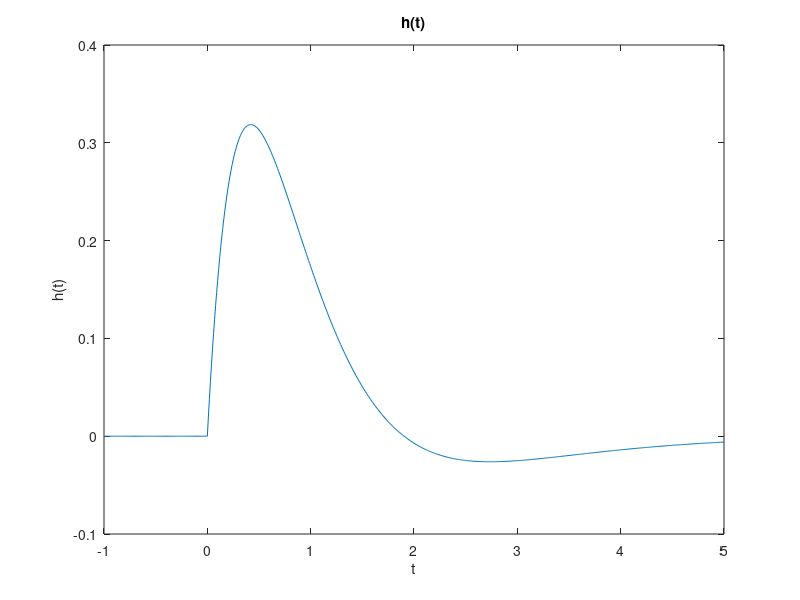

The MATLAB script that drew this image:
a=[-1:0.01:5];
b=(exp(-2.*a)+3.*a.*exp(-2.*a)-exp(-a));
for n=1:100
    b(n)=0;
end
plot(a,b);
xlabel('t');
ylabel('h(t)');
title('h(t)');